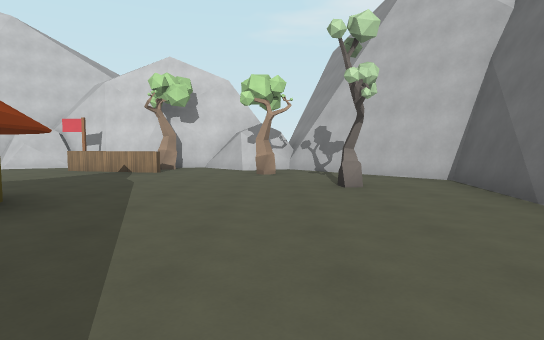
[1] (above)

21 first-person views from a walk through a 3-D level made in the Godot game engine. The camera is 1.4 m above the floor, tilts 4° down and sees 80° across. The floor is counted in squares, 2.62 m on a side. Each view is taken from the middle of a square. On the plan, view 1 faces up. The plan holds only what a view shows up to about 9 squares ahead; the rest is blank. The place goes on beyond the plan. Characters and animated objects are not drawn. Surface patterns are stand-ins for the level's own textures.

[2]
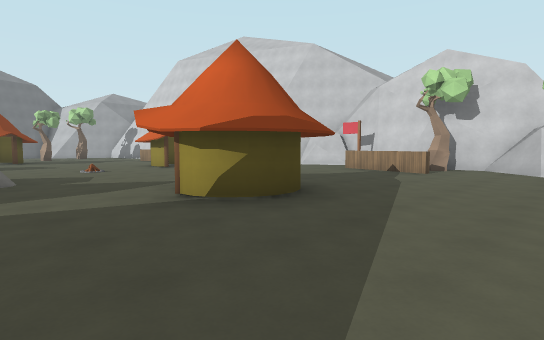

[3]
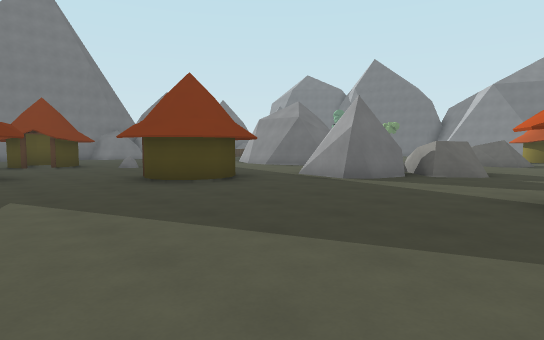

[4]
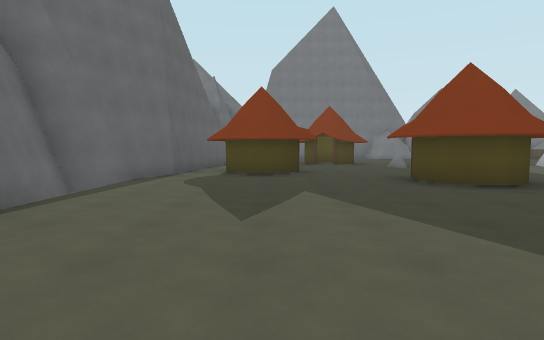

[5]
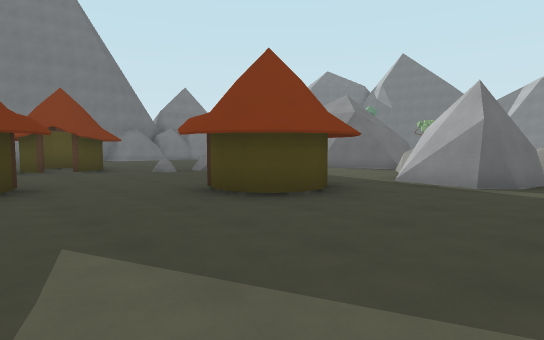

[6]
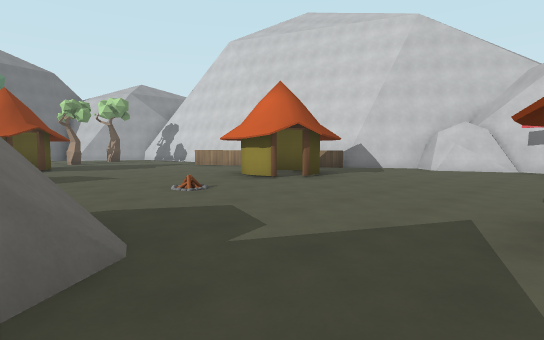

[7]
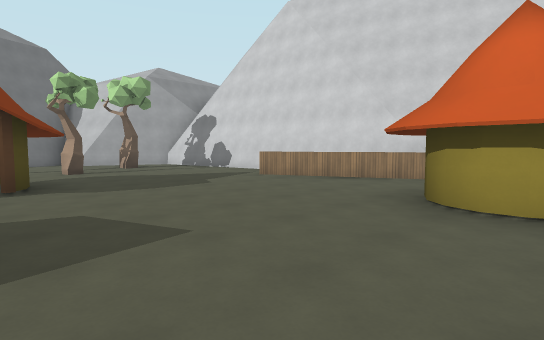

[8]
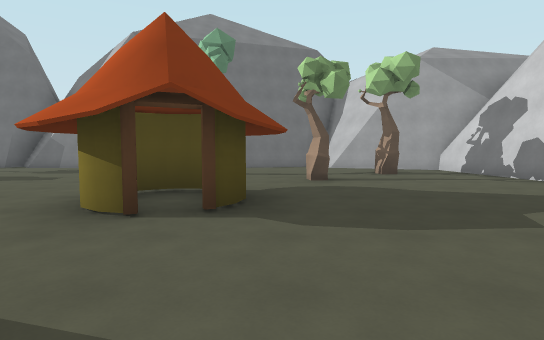

[9]
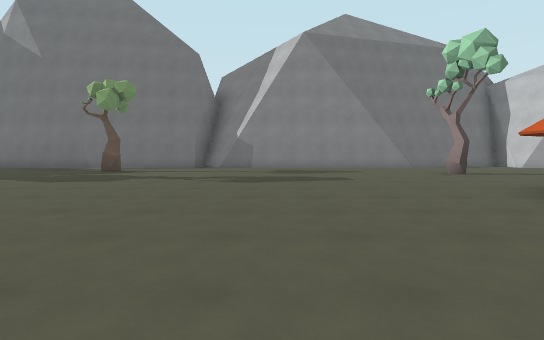

[10]
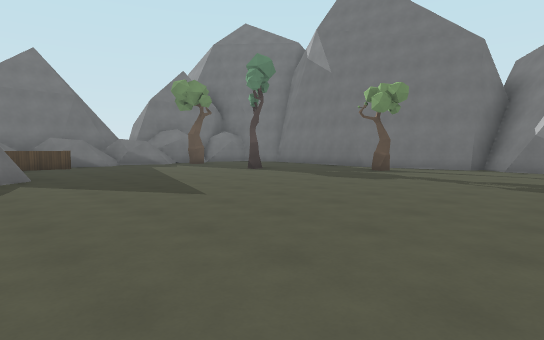

[11]
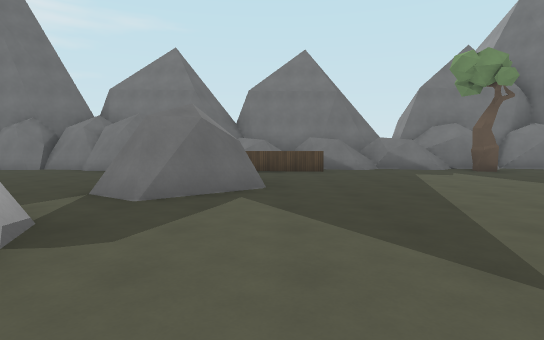

[12]
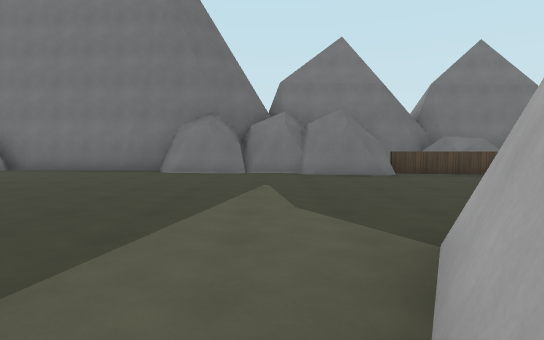

[13]
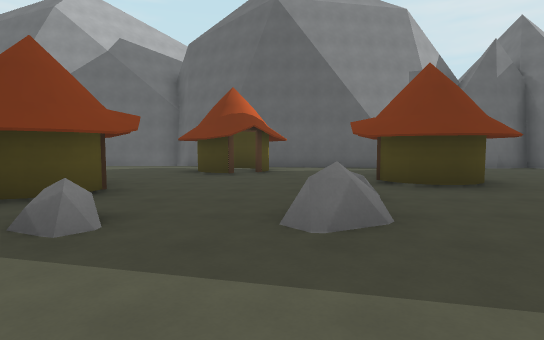

[14]
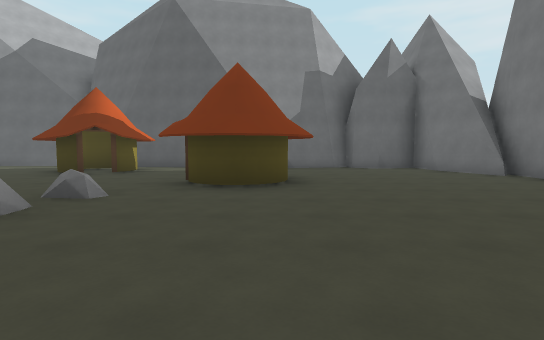

[15]
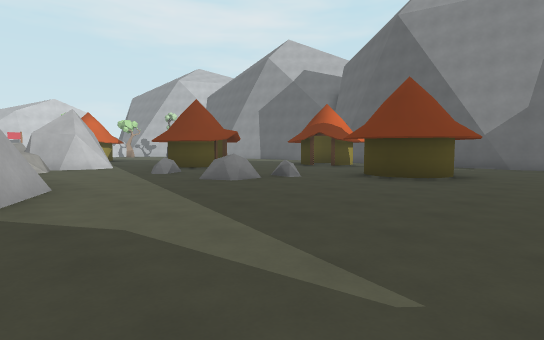

[16]
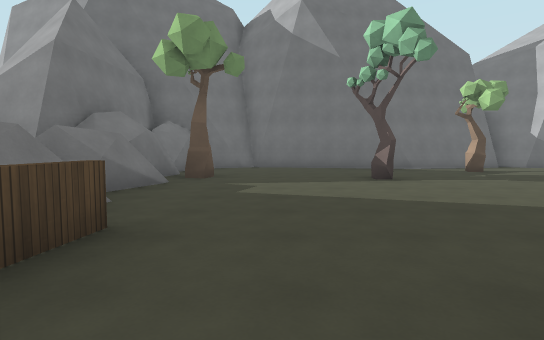

[17]
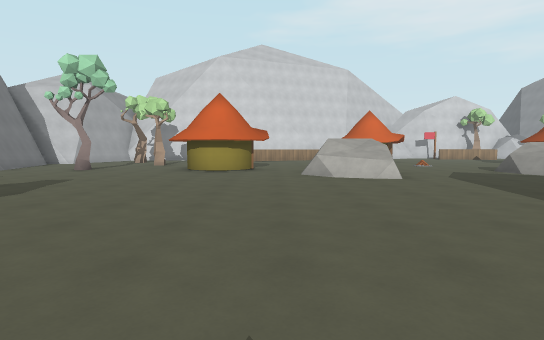

[18]
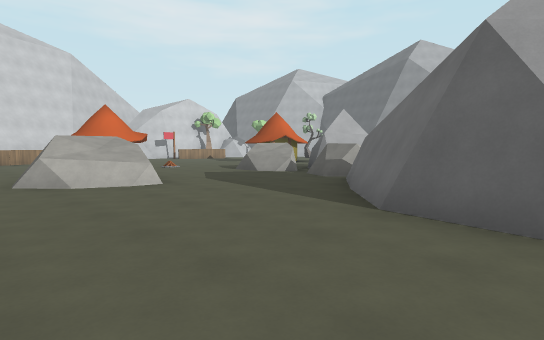

[19]
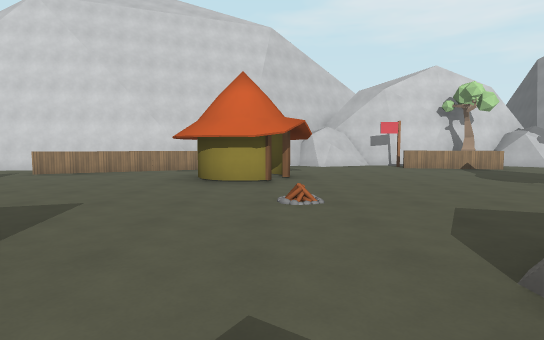

[20]
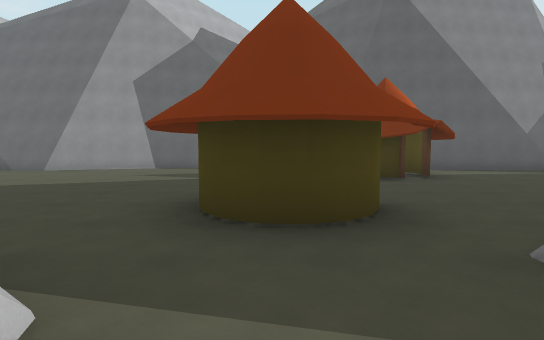

[21]
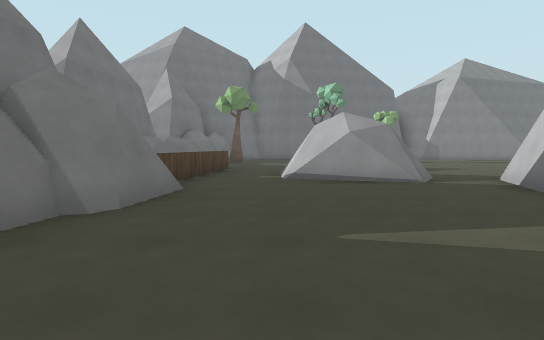

### Floor plan
Key: @ floor where view 1 was taken; # wall or solid block; . floor; / step, stairs or slope; v drop or lower ground; T tree; F fence; H hut; R rock; O other object.
Columns run from 19 left of view 1 to 4 right of it. Each row starts with its distance up from view 1.
  9            v###vv###
  8           ##..O#T.####
  7   #######FF....FF..T.##
  6  ##....FF.............#
  5 ##........HH........T.#
  4 #.T.......HH..........#
  3 #...T..........HH.....#
  2 #.....H.........H.....#
  1 #.T..HH...............##
  0 #.....H.RR..R#.....@...#
 -1 #.......RR...###.......#
 -2 #...........RR##.H.....#
 -3 #...........#R..H.H....#
 -4 #..........##...HH..H..#
 -5 #.........###..R...HHH##
 -6 #.T.......###..RR...HH#
 -7 #.........###...RR....#
 -8 #..........//.....HH..#
 -9 #..T..../#/.......HH..#
-10 #......./#/...........#
-11 #......../............#
-12 #..T...FFF#...........#
-13 ################....###
-14               #######

Positions as (right, up) in squares from view 1, and headings:
1: (0, 0), facing up
2: (0, 0), facing up-left
3: (1, 2), facing down-left
4: (1, 2), facing down
5: (1, 0), facing down-left
6: (-4, 0), facing up-left
7: (-8, 1), facing up-left
8: (-10, 2), facing left
9: (-10, -3), facing left
10: (-10, -3), facing down-left
11: (-11, -5), facing down
12: (-6, -6), facing down
13: (-6, -6), facing right
14: (-6, -9), facing right
15: (-7, -11), facing up-right
16: (-10, -11), facing left
17: (-12, -7), facing up
18: (-12, -6), facing up-right
19: (-8, -1), facing up
20: (-5, -3), facing right
21: (-4, -11), facing left
